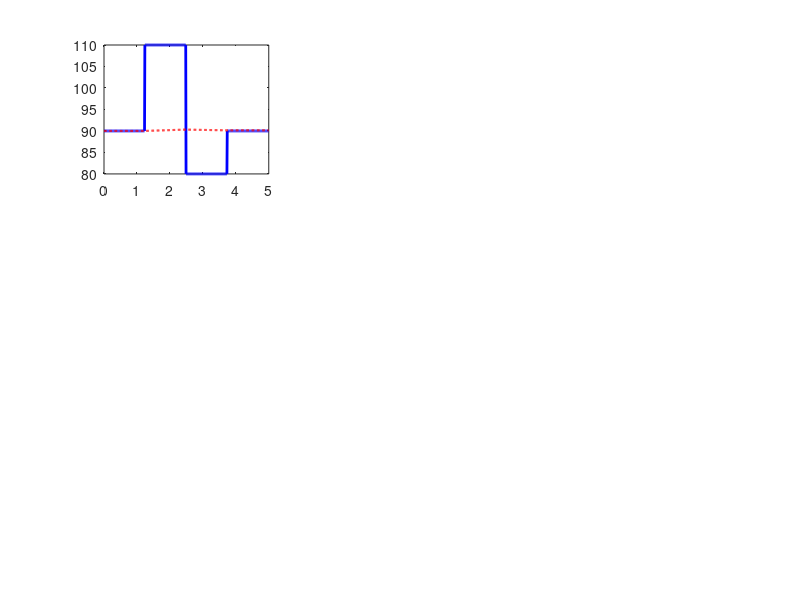

Write the MATLAB code that produced this figure. (Note: this script raises an error after producing the figure.)
%% ========================================================================
%% ESP32 GIMBAL HARDWARE PID TUNING
%% BLDC Motors with SimpleFOC - OpenLoop Angle Control
%% ========================================================================
% This script simulates the physical gimbal to find optimal PID gains
% for smooth motor movement without oscillation
%% ========================================================================

clear all; close all; clc;

%% PHYSICAL SYSTEM PARAMETERS
% ========================================================================
% Motor & Mechanical Properties
motor_inertia = 0.001;      % kg·m² (moment of inertia of gimbal arm)
motor_friction = 0.05;      % Damping coefficient
motor_time_constant = 0.08; % Response time of BLDC motor (seconds)

% Gimbal Mechanical Limits
tilt_min = 45;              % degrees (mechanical limit)
tilt_max = 135;             % degrees (mechanical limit)
tilt_home = 90;             % degrees (balanced position)

pan_limit = 180;            % degrees (±180° rotation)

% Control System
update_rate = 100;          % Hz (ESP32 loop frequency)
Ts = 1/update_rate;         % Sampling time (0.01s = 10ms)

%% SIMULATION PARAMETERS
% ========================================================================
simulation_time = 5;        % seconds
time = 0:Ts:simulation_time;
N = length(time);

%% INITIAL PID GUESS (From your code)
% ========================================================================
% Tilt Motor (Motor 2)
Kp_tilt_init = 5.0;
Ki_tilt_init = 0.0;
Kd_tilt_init = 0.15;

% Pan Motor (Motor 1)
Kp_pan_init = 3.5;
Ki_pan_init = 0.0;
Kd_pan_init = 0.15;

%% TEST SCENARIO: STEP RESPONSE
% ========================================================================
% Simulate receiving tracking data from Android app

% Tilt: Step from 90° to 110° (target moves up)
target_tilt = zeros(1, N);
target_tilt(1:floor(N/4)) = 90;                    % Start at home
target_tilt(floor(N/4):floor(N/2)) = 110;          % Step to 110°
target_tilt(floor(N/2):floor(3*N/4)) = 80;         % Step to 80°
target_tilt(floor(3*N/4):end) = 90;                % Return home

% Pan: Sinusoidal movement (tracking moving person)
target_pan = 30 * sin(2*pi*0.3*time);  % ±30° oscillation at 0.3 Hz

%% MOTOR DYNAMICS MODEL
% ========================================================================
% Second-order system: Position -> Velocity -> Acceleration
% Simulates physical inertia and friction

function [pos_next, vel_next] = motor_dynamics(pos_current, vel_current, control_input, dt, inertia, friction, tau)
    % control_input: desired position from PID
    % tau: motor time constant
    
    % Position error drives acceleration
    pos_error = control_input - pos_current;
    
    % Acceleration (simplified model)
    acceleration = (pos_error / tau) - (friction * vel_current / inertia);
    
    % Update velocity
    vel_next = vel_current + acceleration * dt;
    
    % Limit velocity (realistic motor speed limit)
    max_velocity = 180;  % deg/s
    vel_next = max(-max_velocity, min(max_velocity, vel_next));
    
    % Update position
    pos_next = pos_current + vel_next * dt;
end

%% SIMULATION FUNCTION
% ========================================================================
function [pos_history, error_history, control_history] = simulate_gimbal(Kp, Ki, Kd, target, start_pos, Ts, motor_tau, inertia, friction)
    N = length(target);
    
    % State variables
    pos_history = zeros(1, N);
    vel_history = zeros(1, N);
    error_history = zeros(1, N);
    control_history = zeros(1, N);
    
    % PID state
    integral = 0;
    prev_error = 0;
    
    % Initial conditions
    pos_history(1) = start_pos;
    vel_history(1) = 0;
    
    for i = 1:N-1
        % Calculate error
        error = target(i) - pos_history(i);
        error_history(i) = error;
        
        % PID calculation
        P = Kp * error;
        
        integral = integral + error * Ts;
        integral = max(-5, min(5, integral));  % Anti-windup
        I = Ki * integral;
        
        if i > 1
            derivative = (error - prev_error) / Ts;
        else
            derivative = 0;
        end
        D = Kd * derivative;
        
        % PID output (position adjustment)
        pid_output = P + I + D;
        control_history(i) = pid_output;
        
        % Desired position = current + PID adjustment
        desired_pos = pos_history(i) + pid_output * Ts;
        
        % Motor dynamics
        [pos_history(i+1), vel_history(i+1)] = motor_dynamics(...
            pos_history(i), vel_history(i), desired_pos, Ts, inertia, friction, motor_tau);
        
        prev_error = error;
    end
    
    error_history(N) = target(N) - pos_history(N);
end

%% RUN TILT SIMULATION
% ========================================================================
fprintf('========================================\n');
fprintf('SIMULATING TILT MOTOR (Motor 2)\n');
fprintf('========================================\n');
fprintf('Initial PID: Kp=%.2f, Ki=%.2f, Kd=%.2f\n\n', Kp_tilt_init, Ki_tilt_init, Kd_tilt_init);

[tilt_pos, tilt_error, tilt_control] = simulate_gimbal(...
    Kp_tilt_init, Ki_tilt_init, Kd_tilt_init, ...
    target_tilt, tilt_home, Ts, motor_time_constant, motor_inertia, motor_friction);

% Performance metrics
tilt_mae = mean(abs(tilt_error));
tilt_rmse = sqrt(mean(tilt_error.^2));
tilt_max_error = max(abs(tilt_error));
tilt_overshoot = max(tilt_pos) - max(target_tilt);

fprintf('=== TILT PERFORMANCE ===\n');
fprintf('MAE: %.2f degrees\n', tilt_mae);
fprintf('RMSE: %.2f degrees\n', tilt_rmse);
fprintf('Max Error: %.2f degrees\n', tilt_max_error);
fprintf('Overshoot: %.2f degrees\n\n', tilt_overshoot);

%% RUN PAN SIMULATION
% ========================================================================
fprintf('========================================\n');
fprintf('SIMULATING PAN MOTOR (Motor 1)\n');
fprintf('========================================\n');
fprintf('Initial PID: Kp=%.2f, Ki=%.2f, Kd=%.2f\n\n', Kp_pan_init, Ki_pan_init, Kd_pan_init);

[pan_pos, pan_error, pan_control] = simulate_gimbal(...
    Kp_pan_init, Ki_pan_init, Kd_pan_init, ...
    target_pan, 0, Ts, motor_time_constant, motor_inertia, motor_friction);

% Performance metrics
pan_mae = mean(abs(pan_error));
pan_rmse = sqrt(mean(pan_error.^2));
pan_max_error = max(abs(pan_error));

fprintf('=== PAN PERFORMANCE ===\n');
fprintf('MAE: %.2f degrees\n', pan_mae);
fprintf('RMSE: %.2f degrees\n', pan_rmse);
fprintf('Max Error: %.2f degrees\n\n', pan_max_error);

%% PLOTTING
% ========================================================================
figure('Position', [100, 100, 1400, 900]);

% TILT PLOTS
subplot(3,3,1);
plot(time, target_tilt, 'b-', 'LineWidth', 2); hold on;
plot(time, tilt_pos, 'r--', 'LineWidth', 1.5);
yline(tilt_min, 'k--', 'Min Limit');
yline(tilt_max, 'k--', 'Max Limit');
grid on;
xlabel('Time (s)');
ylabel('Angle (degrees)');
title('TILT: Target vs Actual Position');
legend('Target', 'Actual', 'Limits', 'Location', 'best');

subplot(3,3,2);
plot(time, tilt_error, 'k-', 'LineWidth', 1.5);
grid on;
xlabel('Time (s)');
ylabel('Error (degrees)');
title('TILT: Tracking Error');

subplot(3,3,3);
plot(time, tilt_control, 'g-', 'LineWidth', 1.5);
grid on;
xlabel('Time (s)');
ylabel('Control Signal');
title('TILT: PID Output');

% PAN PLOTS
subplot(3,3,4);
plot(time, target_pan, 'b-', 'LineWidth', 2); hold on;
plot(time, pan_pos, 'r--', 'LineWidth', 1.5);
grid on;
xlabel('Time (s)');
ylabel('Angle (degrees)');
title('PAN: Target vs Actual Position');
legend('Target', 'Actual', 'Location', 'best');

subplot(3,3,5);
plot(time, pan_error, 'k-', 'LineWidth', 1.5);
grid on;
xlabel('Time (s)');
ylabel('Error (degrees)');
title('PAN: Tracking Error');

subplot(3,3,6);
plot(time, pan_control, 'g-', 'LineWidth', 1.5);
grid on;
xlabel('Time (s)');
ylabel('Control Signal');
title('PAN: PID Output');

% ERROR DISTRIBUTION
subplot(3,3,7);
histogram(tilt_error, 30);
grid on;
xlabel('Error (degrees)');
ylabel('Frequency');
title('TILT: Error Distribution');

subplot(3,3,8);
histogram(pan_error, 30);
grid on;
xlabel('Error (degrees)');
ylabel('Frequency');
title('PAN: Error Distribution');

% SUMMARY
subplot(3,3,9);
axis off;
text(0.1, 0.9, 'PERFORMANCE SUMMARY', 'FontSize', 14, 'FontWeight', 'bold');
text(0.1, 0.75, 'TILT MOTOR:', 'FontSize', 12, 'FontWeight', 'bold');
text(0.1, 0.65, sprintf('  Kp = %.2f', Kp_tilt_init), 'FontSize', 10);
text(0.1, 0.55, sprintf('  MAE = %.2f°', tilt_mae), 'FontSize', 10);
text(0.1, 0.45, sprintf('  Overshoot = %.2f°', tilt_overshoot), 'FontSize', 10);
text(0.1, 0.30, 'PAN MOTOR:', 'FontSize', 12, 'FontWeight', 'bold');
text(0.1, 0.20, sprintf('  Kp = %.2f', Kp_pan_init), 'FontSize', 10);
text(0.1, 0.10, sprintf('  MAE = %.2f°', pan_mae), 'FontSize', 10);

sgtitle('ESP32 Gimbal PID Simulation', 'FontSize', 16, 'FontWeight', 'bold');

%% OPTIMIZATION (OPTIONAL)
% ========================================================================
fprintf('\n========================================\n');
fprintf('OPTIMIZATION OPTIONS:\n');
fprintf('========================================\n');
fprintf('1. Manual tuning: Adjust Kp, Ki, Kd values above and re-run\n');
fprintf('2. Auto-tune: Uncomment optimization code below\n\n');

% Uncomment to enable auto-optimization for TILT
% fprintf('Starting TILT optimization...\n');
% cost_tilt = @(params) optimize_cost(params, target_tilt, tilt_home, Ts, motor_time_constant, inertia, friction);
% x0_tilt = [Kp_tilt_init, Ki_tilt_init, Kd_tilt_init];
% lb_tilt = [1.0, 0.0, 0.05];
% ub_tilt = [15.0, 0.5, 1.0];
% options = optimoptions('fmincon', 'Display', 'iter', 'MaxIterations', 50);
% [optimal_tilt, cost_tilt_val] = fmincon(cost_tilt, x0_tilt, [], [], [], [], lb_tilt, ub_tilt, [], options);
% fprintf('\nOptimal TILT PID: Kp=%.4f, Ki=%.4f, Kd=%.4f\n', optimal_tilt(1), optimal_tilt(2), optimal_tilt(3));

%% RECOMMENDATIONS
% ========================================================================
fprintf('========================================\n');
fprintf('TUNING RECOMMENDATIONS:\n');
fprintf('========================================\n');

if tilt_overshoot > 5
    fprintf('⚠ TILT: High overshoot (%.1f°)\n', tilt_overshoot);
    fprintf('   → Increase Kd (try %.2f)\n', Kd_tilt_init * 1.5);
    fprintf('   → Or decrease Kp (try %.2f)\n\n', Kp_tilt_init * 0.8);
end

if tilt_mae > 2
    fprintf('⚠ TILT: High tracking error (%.1f°)\n', tilt_mae);
    fprintf('   → Increase Kp (try %.2f)\n\n', Kp_tilt_init * 1.2);
end

if pan_mae > 3
    fprintf('⚠ PAN: High tracking error (%.1f°)\n', pan_mae);
    fprintf('   → Increase Kp (try %.2f)\n\n', Kp_pan_init * 1.2);
end

fprintf('✓ Update ESP32 code with optimized values\n');
fprintf('✓ Test on real hardware\n');
fprintf('✓ Fine-tune based on physical behavior\n');

%% HELPER FUNCTION FOR OPTIMIZATION
% ========================================================================
function cost = optimize_cost(params, target, start_pos, Ts, tau, inertia, friction)
    Kp = params(1);
    Ki = params(2);
    Kd = params(3);
    
    [~, error_history, ~] = simulate_gimbal(Kp, Ki, Kd, target, start_pos, Ts, tau, inertia, friction);
    
    rmse = sqrt(mean(error_history.^2));
    max_error = max(abs(error_history));
    
    % Cost: prioritize low RMSE and max error
    cost = rmse + 0.5 * max_error;
end
